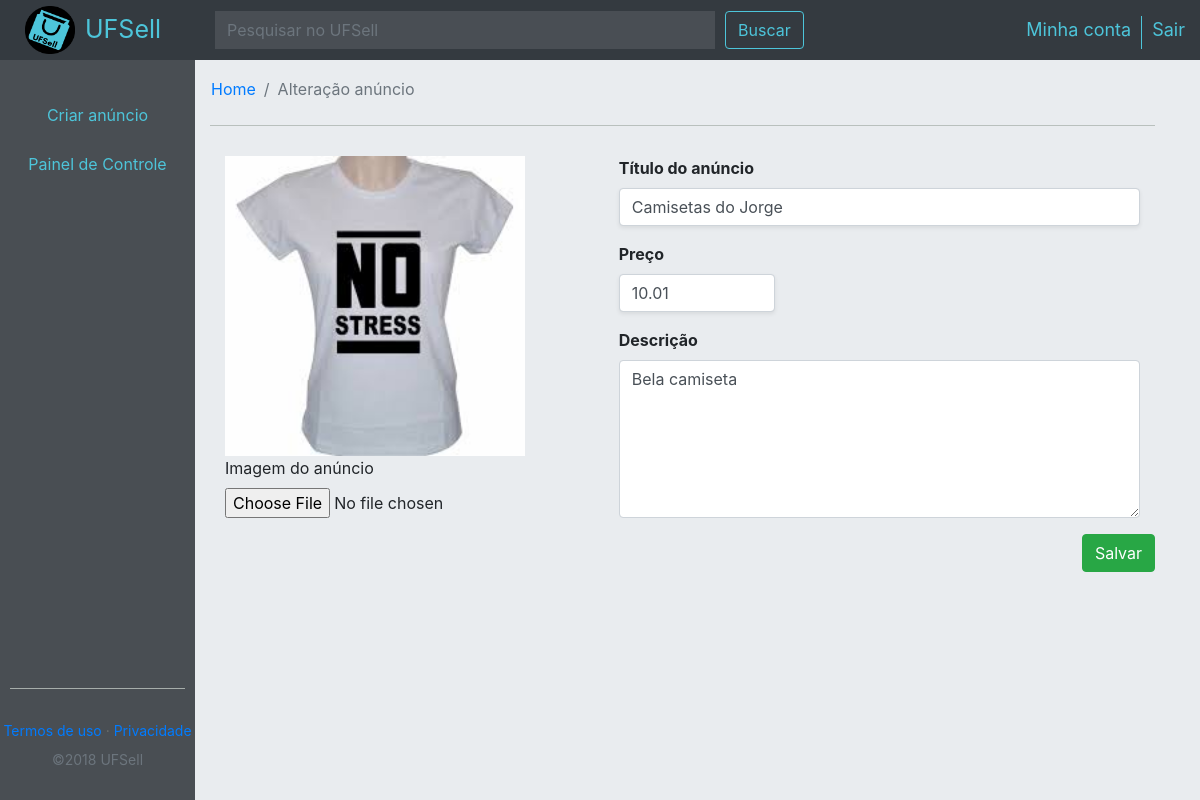
Page /vendedor/alterar.php?id_prod=5 (signed in) on the committed database.
### tables this page shows
CREATE TABLE IF NOT EXISTS `prod` (
  `id` int(11) NOT NULL,
  `id_org` int(11) NOT NULL,
  `nome` varchar(50) NOT NULL,
  `descr` varchar(500) NOT NULL,
  `preco` float NOT NULL,
  `img` varchar(150) NOT NULL,
  `qt_votos` int(11) NOT NULL,
  `aval` float NOT NULL
);

### vendedor/alterar.php (the view, shortened to what this page needs)
<?php
include('../connection/connection.php');
$script = "SELECT *
FROM prod
WHERE id='".$_GET['id_prod']."';";
$result = $conn->query($script);
$prod = $result->fetch_object();
                ?>
<!DOCTYPE html>
<html lang="pt-br">
    <head>
        <link rel="stylesheet" href="https://stackpath.bootstrapcdn.com/bootstrap/4.1.3/css/bootstrap.min.css">
		<link rel="stylesheet" href="https://cdnjs.cloudflare.com/ajax/libs/font-awesome/4.7.0/css/font-awesome.min.css">
        <link type="text/css" rel="stylesheet" href="../css/comprador.css">
        <link type="text/css" rel="stylesheet" hred="../css/vendedor.css">
    </head>
    <body>
        <nav class="navbar navbar-dark bg-dark flex-md-nowrap p-0">
            <div class="flexCustom d-flex justify-content-start">
                <div class="col-2 col-xl-2 col-lg-2 col-md-2">
                    <div class="d-flex flex-row">
                        <a href="./home.php"><img id="navLogo" src="../img/UFSell.png" alt="logo"></a>
                        <span class="spanUfs align-self-center">UFSell</span>
                    </div>
                </div>
                <div class="col-10 col-xl-10 col-lg-10 col-md-10">
                    <div class="d-flex flex-row justify-content-between">
                        <div class="d-flex justify-content-start">
                            <form action="./busca.php" method="get" id="formBusca">
								<input id="inputNav" class="form-control form-control-dark" name="busca" placeholder="Pesquisar no UFSell" type="text" aria-label="Search">
							</form>
							<button class="btn btn-outline-light" form="formBusca" type="submit">Buscar</button>
                        </div>
                        <div class="d-flex justify-content-end" style="margin-top: 15px;">
                            <div id="nav-itemP" class="nav-item">
                                <a href="./conta.php">Minha conta</a>
                            </div>
                            <div class="nav-item">
                                <a class="" href="./sair.php">Sair</a>
                            </div>
                        </div>
                    </div>
                </div>
            </div>
        </nav>
		<div id="defCol" class="col-12 col-md-12">
                <div id="defRow" class="row">
                    <div id="menu" class="col-2 col-md-2" style="padding-left:0px;">
                        <div class="divWrap">
                            <div id="btn-itemP" class="d-flex justify-content-center">
                                <a class="btn btn-light btnBorder" href="./adicionar.php">Criar anúncio</a>
                            </div>
                            <div class="d-flex justify-content-center">
                                <a class="btn btn-light btnBorder" href="./painel.php">Painel de Controle</a>
                            </div>
                        </div>
						<div class="footer">
                            <div class="hrFooter">
                                <hr>
                            </div>
							<div id="textFooter" class="row">
								<a href="#">Termos de uso</a>
								<label style="color: #6c706e;">&nbsp&middot&nbsp</label>
								<a href="#">Privacidade</a>
							</div>
							<div class="row" style="margin-bottom: 30px;">
								<span id="foot" class="text-muted">©2018 UFSell</span>
							</div>
						</div>
                    </div>
                    <div id="conteudo" class="col-10 col-md-10">
						<nav aria-label="breadcrumb" style="margin-top:5px; margin-left: -15px;">
							<ol class="breadcrumb">
						    	<li class="breadcrumb-item"><a href="./home.php">Home</a></li>
					    		<li class="breadcrumb-item active" aria-current="page">Alteração anúncio</li>
							</ol>
						</nav>
						<div class="colD">
							<div class="top" style="margin-top: 30px;">
                                <form id="formAnuncio" class="" method="post">
                                    <div class="col-12 col-md-12">
                                        <div class="row">
                                            <div class="col-5 col-md-5">
                                                <div class="form-group">
                                                    <img id="photo" src="../img/<?php echo $prod->img; ?>" class="img-rounded" width="300px" height="300px">
                                                    <br>
                                                    <label for="comment">Imagem do anúncio<span class="ast"></span> </label>
                                                    <input type="file" name="file" id="file" required/>
                                                </div>
                                            </div>
                                            <div class="col-7 col-md-7">
                                                <div class="">
                                                    <div class="form-group">
                                                        <label class="divnome" style="font-weight: bold;">Título do anúncio</label>
                                                        <input type="text" class="form-control shadow-sm" name="inputTitu" value="<?php echo $prod->nome; ?>" maxlength="50" required>
                                                    </div>
                                                    <div class="form-group" style="width: 30%;">
                                                        <label class="divpreco" style="font-weight: bold;">Preço</label>
                                                        <input type="text" class="form-control shadow-sm" name="inputPrec" value="<?php echo $prod->preco; ?>" required>
                                                    </div>
                                                </div>
                                                <div class="">
                                                    <div class="form-group">
                                                        <label class="divdesc" style="font-weight: bold;">Descrição</label>
                                                        <textarea type="text" name="inputDesc" class="form-control" rows="6" required maxlength="500" id="description" placeholder="Insira a descrição do anúncio"><?php echo $prod->descr; ?></textarea>
                                                    </div>
                                                </div>
                                            </div>
                                        </div>
                                    </div>
                                    <div class="d-flex justify-content-end">
                                        <button class="btn btn-success" name="salvar">Salvar</button>
                                    </div>
                                </form>
							</div>
						</div>
                    </div>
                </div>
            </div>
    </body>
</html>

### css/comprador.css (style rules this page uses)
html, body { position: relative; height: 100%; }
body { height: 100%; width: 100%; background-color:#e9ecef; }
nav { width: 100%; height: 60px; }
#navLogo { margin-top: 5px; margin-bottom: 5px; margin-left: 10px; margin-right: 10px; width: 50px; }
.flexCustom { width: 100%; }
#inputNav { margin-top: 10px; width: 500px; }
.nav-item { font-size: 18px; margin-left: 10px; }
#nav-itemP { padding-right: 10px; border-right: 1px solid; border-color: #4dc5da; }
.nav-item > a { color: #4dc5da; text-decoration: none; }
.spanUfs { color:#4dc5da; font-size: 25px; }
.btn-outline-light { margin-left: 10px; margin-top: 10px; height: 38px; color: #4dc5da; border-color: #4dc5da; }
.navbar .form-control { border-width: 0; border-radius: 0; }
.form-control-dark { color: #fff; background-color: rgba(255, 255, 255, .1); border-color: rgba(255, 255, 255, .1); }
#defCol { width: 100%; height: calc(100% - 60px); }
#defRow { width: 100%; height: 100%; }
.btn-light { background-color: #494e53; color: #4dc5da; padding-top: 12.5px; padding-bottom: 12.5px; border: none; border-radius: 0; width: 100%; }
#btn-itemP { margin-top: 30px; }
hr { width: 90%; background-color: #b9c0bd; }
.footer { width: 100%; }
.footer > .row { margin: 0px; font-size: 14px; display: flex; justify-content: center; }
#conteudo { background-color:#e9ecef; }
.colD { display: block; -webkit-hyphens: auto; -moz-hyphens: auto; -ms-hyphens: auto; hyphens: auto; width: 100%; border-top: 1px solid #000000; border-color: #b9c0bd; }
#menu { padding: 0px; background-color: #494e53 !important; display: flex; flex-direction: column; height: 100%; width: 100%; z-index: 100; }
.divWrap { display: flex; flex-direction: column; flex: 1 0 auto; background-color: #494e53; }
.hrFooter { padding-top: 15px; padding-bottom: 15px; background-color: #494e53; }
.footer { display: flex; flex-direction: column; height: 143px; width: 100%; flex-shrink: 0; background-color: #494e53; }

### rows in the picture
prod: img (picture), inputTitu "Camisetas do Jorge", inputPrec "10.01", inputDesc "Bela camiseta"
